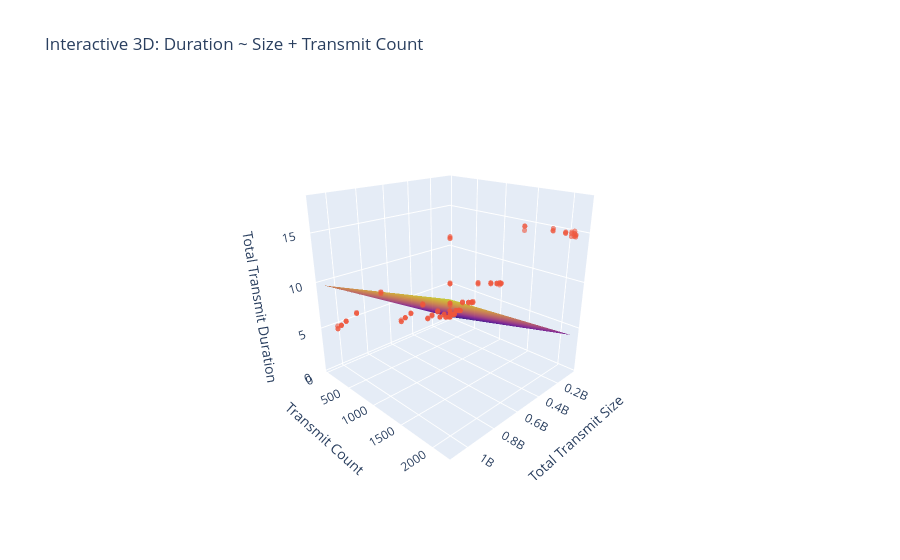

Source (notebook cell):
### Code cell
from sklearn.linear_model import LinearRegression

dfs = []

for i in [8]:
    with open(f'../results/quest/tp2_gloo_{i}_0.json', 'r') as f:
        tp_data = json.load(f)

    df = pd.DataFrame(tp_data)
    df = df[["total_transmit_duration", "total_transmit_size", "transmit_count"]]
    df.loc[:, "total_transmit_size"] = df["total_transmit_size"]
    df.loc[:, "transmit_count"] = df["transmit_count"]
    df.loc[:, "total_transmit_duration"] = df["total_transmit_duration"]
    dfs.append(df)

df = pd.concat(dfs, ignore_index=True)

X = df[[x_size, x_count]].copy()
y = df[y_col].copy()

def manual_fit(a = None, b = None):
    model = LinearRegression()
    smallest_loc = df[x_size] == df[x_size].min()
    if a is None:
        a = (y[smallest_loc] / X[smallest_loc][x_count]).mean()
    print(f"Anticipated latency per transmit (a): {a*1000:.4f} ms")
    bigger_loc = df[x_size] >= df[x_size].max() * 0.1
    if b is None:
        b = (y[bigger_loc] / X[bigger_loc][x_size]).mean()
    print(f"Anticipated Bandwidth: {1/(b * 1e6):.4f} MB/s")
    model.coef_ = np.array([b, a])
    model.feature_names_in_ = np.array(["total_transmit_size", "transmit_count"])
    model.intercept_ = 0
    return model

model = manual_fit(4 * 0.4387 * 1e-3, 1e-6/(113.1185))

y_pred = model.predict(X)
y_true = y

evaluate(y_true, y_pred, X)

visualize(df, model)
